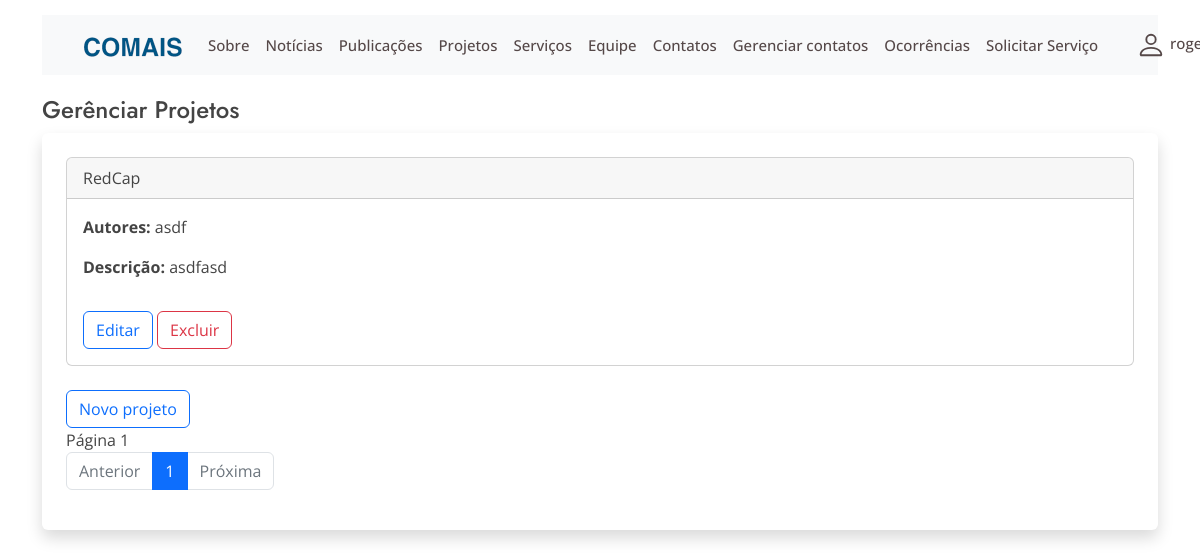
The app's page /gerencia_projetos (signed in), older data.
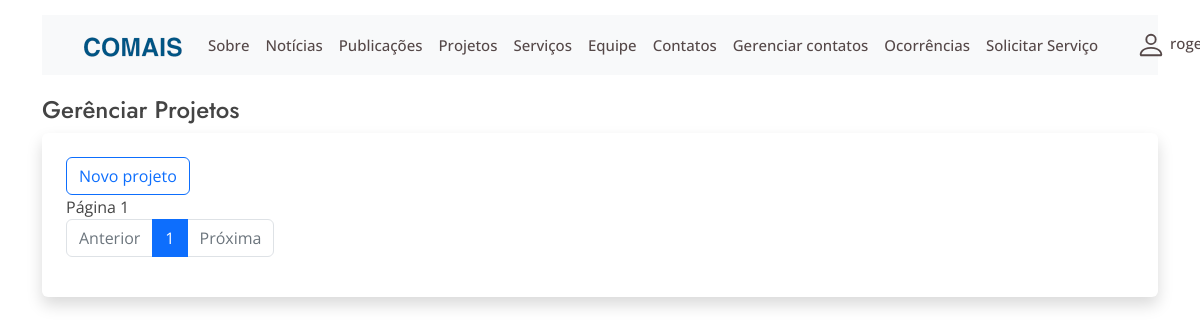
The same page, newer data.
### website/models.py (models this page shows, shortened)
class Projeto(models.Model):
    name = models.CharField('Nome',max_length=100)
    client = models.CharField('Cliente',max_length=100, null=True, blank=True)
    title = models.CharField('Título',max_length=100)
    type = models.ManyToManyField(TipoProjeto)
    date = models.DateField('Data')
    url = models.URLField('URL',max_length=100)
    description = models.TextField('Descrição', blank=True, null=True)
    image1 = models.ImageField('Imagem 1', upload_to='images/', blank=True, null=True)
    image2 = models.ImageField('Imagem 2', upload_to='images/', blank=True, null=True)
    image3 = models.ImageField('Imagem 3', upload_to='images/', blank=True, null=True)
    user = models.ForeignKey(User, blank=True,null=True, on_delete=models.SET_NULL, related_name="user")

### website/views.py (the view)
# urls.py: path('gerencia_projetos', views.gerencia_projetos, name='gerencia-projetos'),
@login_required
def gerencia_projetos(request):
    projetos = Projeto.objects.filter(user=request.user).order_by("-id")
    p = Paginator(projetos, 3)
    page = request.GET.get('page')
    projetos = p.get_page(page)
    return render(request,'gerencia_projetos.html', {'projetos':projetos})

### website/templates/gerencia_projetos.html (shortened to what this page needs)
{% extends 'base2.html'%}
{% block content %}
    <h4 class= "page-title">Gerênciar Projetos</h4>
    <div class=" shadow p-4 mb-5 bg-body rounded">
    {% for projeto in projetos %}
    <div class="card">
        <div class="card-header">
               {{projeto.name}}
        </div>
        <div class='row'>
            <div class="col ">
                    <div class='card-body'>
                        <p class="card-text" > <strong>Autores:</strong> {{projeto.title}}</p>
                        <p class="card-text" > <strong>Descrição:</strong> {{projeto.description|safe}}</p>
                    </div>
                </div>
                <div class="" >
                    <div class='card-body align-middle'>
                        <a class="btn btn-outline-primary" href="{% url 'editar-projeto' projeto.id %}">Editar</a>
                        <a class="btn btn-outline-danger" href="{% url 'delete-projeto' projeto.id %}">Excluir</a>
                    </div>
                </div>
            </div>
    </div>
    {% endfor %}
    <a class="btn btn-outline-primary" href="{% url 'cadastrar-projeto' %}">Novo projeto</a>
    <br/>
    Página {{ projetos.number }}
    <nav aria-label="...">
        <ul class="pagination">
          {% if projetos.number <= 3 %}
                <li class="page-item disabled">
                <a class="page-link"  href=""">Anterior</a>
            {% else %}
                <li class="page-item">
                <a class="page-link"  href="?page={{projetos.previous_page_number}}"> Anterior</a>
            {% endif %}
          </li>
          {% for page in projetos.paginator.page_range %}
             {% if projetos.number == page %}
                    <li class="page-item active">
                        <a class="page-link" href="?page={{page}}">{{page}}</a>
                    </li>
                {% else %}
                    <li class="page-item">
                        <a class="page-link" href="?page={{page}}">{{page}}</a>
                    </li>
               {% endif %}
            {% endfor %}
            {% if projetos.number == projetos.paginator.num_pages %}
                <li class="page-item disabled">
                <a class="page-link"  href=""">Próxima</a>
            {% else %}
                <li class="page-item">
                <a class="page-link"  href="?page={{projetos.next_page_number}}">Próxima</a>
            {% endif %}
        </ul>
      </nav>
      </div>
{% endblock  %}

Row changes from the older to the newer data that the page shows:
removed Projeto: name "RedCap", title "asdf", description "asdfasd"
